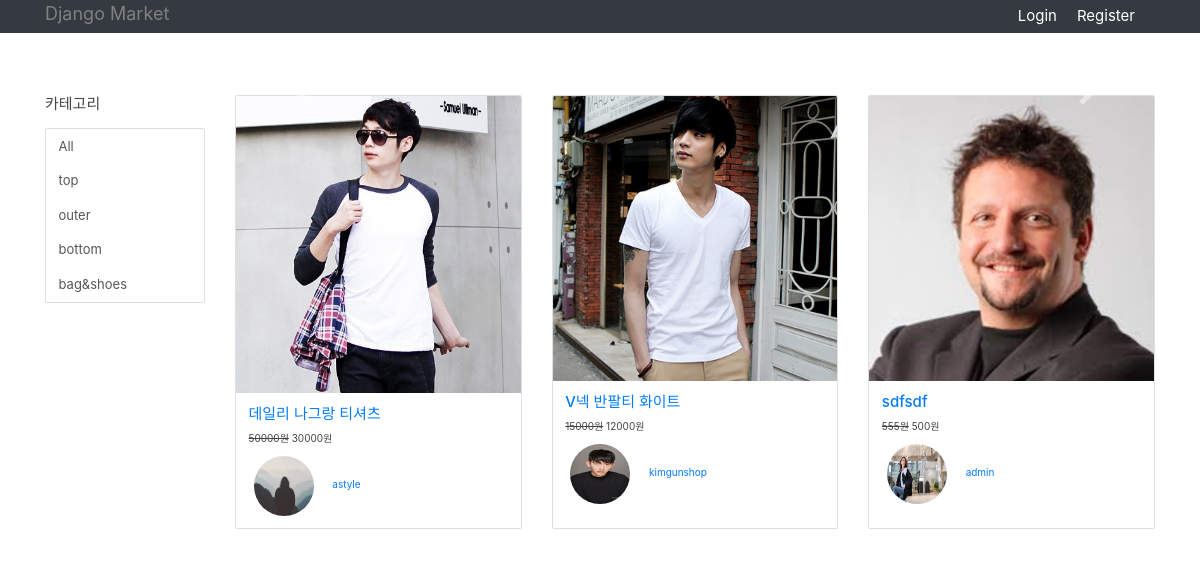
The page /category/top/ on the database its author committed.
### blog/models.py (models this page shows, shortened)
class Category(models.Model):
    name = models.CharField(max_length=100, db_index=True)
    slug = models.SlugField(max_length=100, unique=True, allow_unicode=True)
    class Meta:
        verbose_name = 'category'
        verbose_name_plural = 'categories'
    def get_absolute_url(self):
        return reverse('item_in_category', args=[self.slug])

class Product(models.Model):
    title = models.CharField(verbose_name='상품명', max_length=100)
    image = models.ImageField(verbose_name='상품이미지', upload_to="photo", default='default.jpg')
    slug = models.SlugField(max_length=200, db_index=True, unique=True,
                            allow_unicode=True, null=True)
    price = models.DecimalField(verbose_name='정가', max_digits=10, decimal_places=0, null=True)
    discount_price = models.DecimalField(verbose_name='할인가', max_digits=10, decimal_places=0, null=True, blank=True)
    content = models.TextField(verbose_name='상품설명')
    date_posted = models.DateTimeField(default=timezone.now)
    author = models.ForeignKey(User, on_delete=models.CASCADE)
    category = models.ForeignKey(Category, on_delete=models.SET_NULL, null=True)
    class Meta:
        ordering = ['-date_posted']
    def get_absolute_url(self):
        return reverse('product-detail', args=[self.id, self.slug])

### users/models.py (models this page shows, shortened)
class Profile(models.Model):
    user = models.OneToOneField(User, on_delete=models.CASCADE)
    image = models.ImageField(default='default.jpg', upload_to='profile_pics')

### blog/views.py (the view)
# urls.py: path('category/<slug>/', ProductListByCategory.as_view(), name='item_in_category'),
class ProductListByCategory(ProductListView):
    def get_queryset(self):
        slug = self.kwargs['slug']
        category = Category.objects.get(slug=slug)
        return Product.objects.filter(category=category).order_by('-date_posted')

### blog/views.py (called while the page is built)
    def get_context_data(self, *, object_list=None, **kwargs):
        context = super(ProductListView, self).get_context_data(**kwargs)
        context['category_list'] = Category.objects.all()
        return context

### blog/templates/blog/home.html (shortened to what this page needs)
{% extends "blog/base.html" %}
{% block content %}
<div class="row">
      <div class="col-lg-2">
        <h4 class="my-4">카테고리</h4>
        <div class="list-group">
            <a href="/" class="list-group-item">All</a>
            {% for c in category_list %}
                <a href="{{c.get_absolute_url}}" class="list-group-item">
                    {{c.name}}
                </a>
            {% endfor %}
        </div>
      </div>
      <div class="col-lg-10">
        <div id="carouselExampleIndicators" class="carousel slide my-4" data-ride="carousel">
          <ol class="carousel-indicators">
            <li data-target="#carouselExampleIndicators" data-slide-to="0" class="active"></li>
            <li data-target="#carouselExampleIndicators" data-slide-to="1"></li>
            <li data-target="#carouselExampleIndicators" data-slide-to="2"></li>
          </ol>
          <a class="carousel-control-prev" href="#carouselExampleIndicators" role="button" data-slide="prev">
            <span class="carousel-control-prev-icon" aria-hidden="true"></span>
          </a>
          <a class="carousel-control-next" href="#carouselExampleIndicators" role="button" data-slide="next">
            <span class="carousel-control-next-icon" aria-hidden="true"></span>
          </a>
        </div>
        <div class="row">
    {% for product in products %}
          <div class="col-lg-4 col-md-6 mb-4" id="post-card-{{product.pk}}">
            <div class="card h-100">
              <a href="#"><img class="card-img-top" src="{{ product.image.url }}"></a>
              <div class="card-body">
                <h4 class="card-title">
                  <a href="{{product.get_absolute_url}}">{{ product.title }}</a>
                </h4>
                  {% if product.discount_price != None %}
                  <p class="article-title">
                    <span style="text-decoration:line-through;">
                        {{ product.price }}원</span> {{ product.discount_price }}원
                  </p>
                  {% else %}
                  <p>
                      {{product.price}} 원
                  </p>
                  {% endif %}
                  <div class="media-body">
                      <a class="mr-2 pl-2" href="{% url 'list-by-seller' product.author.id %}">
                          <img class="rounded-circle article-img" style="width:60px; height:60px;"
                            src="{{product.author.profile.image.url}}">
                      {{ product.author }}</a>
                  </div>
              </div>
            </div>
          </div>
    {% endfor %}
        </div>
      </div>
    </div>
{% endblock content %}

### blog/static/blog/main.css (style rules this page uses)
body { background: #fafafa; color: #333333; margin-top: 5rem; }
h1, h2, h3, h4, h5, h6 { color: #444444; }
.article-title { color: #444444; }
.article-img { height: 65px; width: 65px; margin-right: 16px; }
.list-group > a { font-size:13px; }

### blog/templates/blog/base.html (style rules this page uses)
li { list-style-type: none; }

### rows shown on the page
Category: name "top"
Category: name "outer"
Category: name "bottom"
Category: name "bag&shoes"
Product: image (picture), title "데일리 나그랑 티셔츠", price "50000", discount_price "30000", author.profile.image (placeholder picture), author "astyle"
Product: image (picture), title "V넥 반팔티 화이트", price "15000", discount_price "12000", author.profile.image (picture), author "kimgunshop"
Product: image (picture), title "sdfsdf", price "555", discount_price "500", author.profile.image (picture), author "admin"
